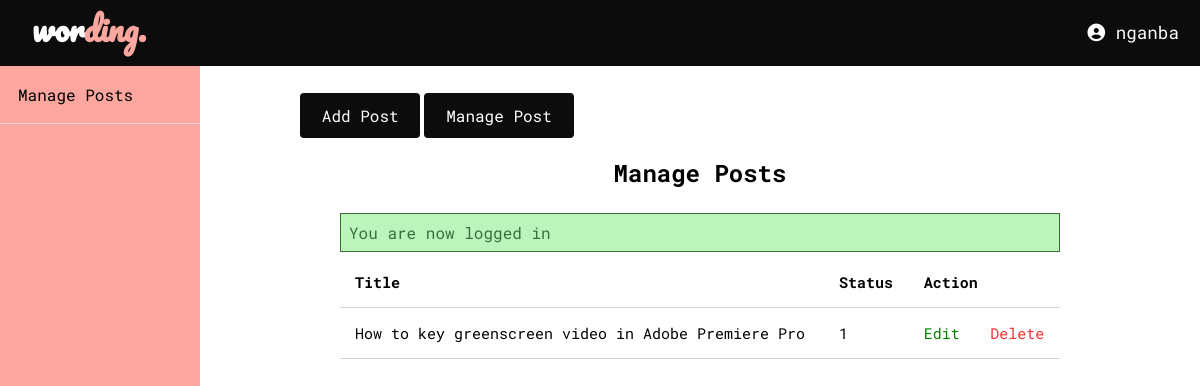
Page /reg/posts/index.php (signed in) on the committed database.
### tables this page shows
CREATE TABLE `posts` (
  `id` int(11) NOT NULL,
  `user_id` int(11) NOT NULL,
  `topic_id` int(11) DEFAULT NULL,
  `title` varchar(255) NOT NULL,
  `image` varchar(255) NOT NULL,
  `body` text NOT NULL,
  `published` tinyint(4) NOT NULL,
  `created_at` datetime NOT NULL DEFAULT current_timestamp(),
  `username` varchar(255) DEFAULT NULL
);

### app/database/db.php (called while the page is built, shortened)
<?php
require('connect.php');
function selectAll($table, $conditions = [])
{
	global $conn;
	$sql = "SELECT * FROM $table";
	if(empty($conditions)){
		$stmt = $conn->prepare($sql);
		$stmt->execute();
		$records = $stmt->get_result()->fetch_all(MYSQLI_ASSOC);
		return $records;
	}
}

### app/controllers/posts.php (called while the page is built, shortened)
<?php
include(ROOT_PATH . "/app/database/db.php");
$table = 'posts';
$posts = selectAll($table);

### reg/posts/index.php (the view, shortened to what this page needs)
<?php include(ROOT_PATH . "/app/controllers/posts.php");
?>
<!DOCTYPE html>
<html>
<head>
	<link rel="stylesheet" type="text/css" href="../../assets/css/style.css">
	<link rel="stylesheet" type="text/css" href="../../assets/css/admin.css">
</head>
<body>
	<?php include(ROOT_PATH . "/app/includes/regHeader.php"); ?>
	<div class="admin-wrapper">
		<?php include(ROOT_PATH . "/app/includes/regSidebar.php"); ?>
		<div class="admin-content">
			<div class="button-grp">
				<a href="create.php" class="btn btn-big">Add Post</a>
				<a href="index.php" class="btn btn-big" >Manage Post</a>
			</div>
			<div class="content">
				<h2 class="page-title">Manage Posts</h2>
				<?php include(ROOT_PATH . "/app/includes/messages.php"); ?>
				<table>
					<thead>
						<th>Title</th>
						<th>Status</th>
						<th colspan="3">Action</th>
					</thead>
					<tbody>
						<?php foreach ($posts as $key => $post): ?>
							<tr>
								<?php if ($_SESSION['id'] == $post['user_id']) { ?>
								<td><?php echo $post['title'] ?></td>
								<td><?php echo $post['published']; ?></td>
								<td><a href="edit.php?id=<?php echo $post['id']; ?>" class="edit"> Edit</a></td>
								<td><a href="edit.php?delete_id=<?php echo $post['id']; ?>" class="delete"> Delete</a></td>
								<?php } ?>
							</tr>
						<?php endforeach; ?>
					</tbody>
				</table>
			</div>
		</div>
	</div>
</body>
</html>

### assets/css/style.css (style rules this page uses)
* { box-sizing: border-box; }
html,body { height: 100%; padding: 0px; margin: 0px; background-color: #f6f6f6; }
li , a { font-family: 'Roboto Mono', monospace; text-decoration: none; color: inherit; }
h1, h2,h3,h4,h5,h6 { margin: 5px; }
.btn { padding: .5rem 1rem; background: #FBA69F; color: white; border: 1px solid transparent; border-radius: .25rem; }
.btn { font-family: 'Roboto Mono', monospace; }
.btn-big { padding: .7rem 1.3rem; line-height: 1.3rem; background: #0C0C0C; }
.content { width: 90%; margin: 30px auto 30px; }

### assets/css/admin.css (style rules this page uses)
.admin-wrapper { display: flex; height: 100%; background: #FBA69F; }
.admin-wrapper .admin-content { flex:8; height: 100%; padding: 40px 100px 100px; background: white; }
.admin-content .page-title { text-align: center; margin-bottom: 1.5rem; font-family: 'Roboto Mono', monospace; }
table { font-family: 'Roboto Mono', monospace; width: 100%; border-collapse: collapse; font-size: 15px; }
th , td { padding: 15px; text-align: left; border-bottom: 1px solid #d3d3d3; }
.edit { color: green; }
.delete { color: #F33131; }

### rows in the picture
posts: title "How to key greenscreen video in Adobe Premiere Pro", published "1"

### other values in the picture
$_SESSION['username'] "nganba"
$_SESSION['message'] "You are now logged in"
